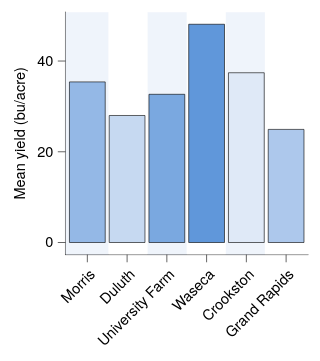

Source (Vega-Lite JSON):
### Vega-Lite specification from a JSON file in a GitHub repository (floating-point values rounded to 4 significant figures)
{"background": null, "config": {"arc": {"fill": "#DBDBDB", "fillOpacity": 1.0, "innerRadius": 25.0, "padAngle": 0.03, "stroke": "black", "strokeOpacity": 1, "strokeWidth": 0.25}, "area": {"fill": "#DBDBDB", "fillOpacity": 1.0, "stroke": "black", "strokeOpacity": 1, "strokeWidth": 0.25}, "axis": {"domain": true, "domainCap": "round", "domainColor": "black", "domainWidth": 0.25, "grid": false, "gridCap": "round", "gridColor": "#F1F1F1", "gridDash": [0, 0], "gridOpacity": 1.0, "gridWidth": 0.25, "labelColor": "black", "labelFont": "Helvetica Neue, HelveticaNeue, Helvetica, Arial, sans-serif", "labelFontSize": 6, "labelFontStyle": "normal", "labelFontWeight": 400, "offset": 0, "ticks": true, "tickCap": "round", "tickColor": "black", "tickRound": false, "tickSize": 3, "tickWidth": 0.25, "titleColor": "black", "titleFont": "Helvetica Neue, HelveticaNeue, Helvetica, Arial, sans-serif", "titleFontSize": 6, "titleFontStyle": "normal", "titleFontWeight": 400}, "axisX": {"domain": true, "labelAlign": "right", "labelAngle": 315, "labels": true, "ticks": true, "translate": 0}, "axisY": {"domain": true, "labelAlign": "right", "labelAngle": 0, "labels": true, "ticks": true, "translate": 0}, "axisRight": {"domain": true, "labelAlign": "left", "labelAngle": 0, "labels": true, "ticks": true, "translate": 0}, "axisTop": {"domain": true, "labelAlign": "left", "labelAngle": 45, "labels": true, "ticks": true, "translate": 0}, "axisBand": {"tickOffset": 0}, "bar": {"fill": "#DBDBDB", "fillOpacity": 1.0, "stroke": "black", "strokeOpacity": 1, "strokeWidth": 0.25}, "boxplot": {"size": 9.0, "ticks": {"cornerRadius": 0.25, "fill": "black", "opacity": 1, "size": 4.5, "thickness": 0.25}, "box": {"fillOpacity": 1.0, "stroke": "black", "strokeOpacity": 1, "strokeWidth": 0.25}, "median": {"cornerRadius": 0, "fill": "black", "fillOpacity": 1.0, "opacity": 1, "size": 9.0, "thickness": 0.25}, "rule": {"fill": "black", "fillOpacity": 1.0, "size": 10.0, "stroke": "black", "strokeDash": [0, 0], "strokeOpacity": 1, "strokeWidth": 0.25}, "outliers": {"color": "black", "fill": "black", "fillOpacity": 1.0, "size": 0, "stroke": "black", "strokeOpacity": 1, "strokeWidth": 0.25}}, "circle": {"fill": "black", "fillOpacity": 1.0, "size": 1.25, "stroke": null, "strokeOpacity": 1, "strokeWidth": 0.25}, "errorband": {"band": {"fillOpacity": 0.6, "stroke": null, "strokeWidth": 0.25, "strokeOpacity": 1}, "borders": {"opacity": 0, "strokeOpacity": 1, "strokeWidth": 0.25}}, "errorbar": {"opacity": 1, "rule": {"strokeDash": [0, 0], "strokeWidth": 0.25}, "ticks": {"color": "black", "cornerRadius": 0.125, "opacity": 1, "size": 6.0, "thickness": 0.25}, "thickness": 0.25}, "font": "Helvetica Neue, HelveticaNeue, Helvetica, Arial, sans-serif", "geoshape": {"fill": "#DBDBDB", "fillOpacity": 1.0, "stroke": "black", "strokeOpacity": 1, "strokeWidth": 0.25}, "header": {"labelColor": "black", "labelFont": "Helvetica Neue, HelveticaNeue, Helvetica, Arial, sans-serif", "labelFontSize": 6, "labelFontStyle": "normal", "labelFontWeight": 400, "titleColor": "black", "titleFont": "Helvetica Neue, HelveticaNeue, Helvetica, Arial, sans-serif", "titleFontSize": 6, "titleFontStyle": "normal", "titleFontWeight": 400, "titlePadding": 0}, "legend": {"disable": false, "offset": 4.5, "titlePadding": 4, "labelOffset": 2, "gradientLabelOffset": 2, "columnPadding": 4, "rowPadding": 2, "gradientLength": 50.0, "gradientThickness": 5.0, "gradientOpacity": 1.0, "gradientStrokeColor": "black", "gradientStrokeWidth": 0.25, "labelColor": "black", "labelFont": "Helvetica Neue, HelveticaNeue, Helvetica, Arial, sans-serif", "labelFontSize": 6, "labelFontStyle": "normal", "labelFontWeight": 400, "strokeColor": "black", "strokeWidth": 0, "symbolSize": 36, "symbolStrokeColor": "black", "symbolStrokeWidth": 0.25, "titleColor": "black", "titleFont": "Helvetica Neue, HelveticaNeue, Helvetica, Arial, sans-serif", "titleFontSize": 6, "titleFontStyle": "normal", "titleFontWeight": 400}, "line": {"color": "black", "stroke": "black", "strokeCap": "butt", "strokeDash": [0, 0], "strokeOpacity": 1, "strokeWidth": 0.5}, "point": {"filled": true, "fill": "#DBDBDB", "fillOpacity": 1.0, "size": 5.0, "stroke": "black", "strokeOpacity": 1, "strokeWidth": 0.25}, "range": {"category": ["#DFE9F7", "#C6D9F1", "#ADC8EC", "#94B8E6", "#7AA8E0", "#6097DA", "#4D87CA", "#4177B1", "#386898", "#2F597F", "#264A69", "#1D3A58"], "diverging": {"scheme": ["#DFE9F7", "#C6D9F1", "#ADC8EC", "#94B8E6", "#7AA8E0", "#6097DA", "#4D87CA", "#4177B1", "#386898", "#2F597F", "#264A69", "#1D3A58"]}, "heatmap": {"scheme": ["#DFE9F7", "#C6D9F1", "#ADC8EC", "#94B8E6", "#7AA8E0", "#6097DA", "#4D87CA", "#4177B1", "#386898", "#2F597F", "#264A69", "#1D3A58"]}, "ordinal": {"scheme": ["#DFE9F7", "#C6D9F1", "#ADC8EC", "#94B8E6", "#7AA8E0", "#6097DA", "#4D87CA", "#4177B1", "#386898", "#2F597F", "#264A69", "#1D3A58"]}, "ramp": {"scheme": ["#DFE9F7", "#C6D9F1", "#ADC8EC", "#94B8E6", "#7AA8E0", "#6097DA", "#4D87CA", "#4177B1", "#386898", "#2F597F", "#264A69", "#1D3A58"]}}, "rule": {"color": "black", "stroke": "black", "strokeCap": "round", "strokeDash": [2, 2], "strokeOpacity": 1, "strokeWidth": 0.25}, "scale": {"barBandPaddingInner": 0.1, "rectBandPaddingInner": 0, "tickBandPaddingInner": 0.1, "bandPaddingOuter": 0.1, "bandWithNestedOffsetPaddingInner": 0.2, "bandWithNestedOffsetPaddingOuter": 0.2, "offsetBandPaddingInner": 0, "offsetBandPaddingOuter": 0, "continuousPadding": 5.0, "round": false}, "rect": {"fill": "#DBDBDB", "fillOpacity": 1.0, "stroke": "black", "strokeOpacity": 1, "strokeWidth": 0.25}, "square": {"fill": "#DBDBDB", "fillOpacity": 1.0, "size": 10.0, "stroke": "black", "strokeOpacity": 1, "strokeWidth": 0.25}, "text": {"color": "black", "font": "Helvetica Neue, HelveticaNeue, Helvetica, Arial, sans-serif", "fontSize": 6, "fontStyle": "normal", "fontWeight": 400}, "tick": {"color": "black", "cornerRadius": 0.125, "opacity": 1.0, "size": 9.0, "thickness": 0.25}, "title": {"anchor": "middle", "frame": "group", "color": "black", "font": "Helvetica Neue, HelveticaNeue, Helvetica, Arial, sans-serif", "fontSize": 6, "fontStyle": "normal", "fontWeight": 400, "subtitleColor": "black", "subtitleFont": "Helvetica Neue, HelveticaNeue, Helvetica, Arial, sans-serif", "subtitleFontSize": 6, "subtitleFontStyle": "normal", "subtitleFontWeight": 400}, "trail": {"color": "black", "opacity": 1, "size": 0.5}, "view": {"continuousWidth": 100, "continuousHeight": 100, "discreteWidth": 100, "discreteHeight": 100, "fill": null, "stroke": null, "strokeWidth": 0.25}}, "layer": [{"data": {"name": "data-f649f9d1c293ec8042ca0358e3477a5a"}, "mark": {"type": "rect", "color": "#DFE9F7", "cornerRadius": 0, "opacity": 0.5, "stroke": null, "strokeOpacity": 0, "strokeWidth": 0}, "encoding": {"x": {"value": 0}, "x2": {"value": 17.74}}, "name": "__dsshade_11"}, {"data": {"name": "data-f649f9d1c293ec8042ca0358e3477a5a"}, "mark": {"type": "rect", "color": "white", "cornerRadius": 0, "opacity": 0.5, "stroke": null, "strokeOpacity": 0, "strokeWidth": 0}, "encoding": {"x": {"value": 17.74}, "x2": {"value": 33.87}}, "name": "__dsshade_12"}, {"data": {"name": "data-f649f9d1c293ec8042ca0358e3477a5a"}, "mark": {"type": "rect", "color": "#DFE9F7", "cornerRadius": 0, "opacity": 0.5, "stroke": null, "strokeOpacity": 0, "strokeWidth": 0}, "encoding": {"x": {"value": 33.87}, "x2": {"value": 50.0}}, "name": "__dsshade_13"}, {"data": {"name": "data-f649f9d1c293ec8042ca0358e3477a5a"}, "mark": {"type": "rect", "color": "white", "cornerRadius": 0, "opacity": 0.5, "stroke": null, "strokeOpacity": 0, "strokeWidth": 0}, "encoding": {"x": {"value": 50.0}, "x2": {"value": 66.13}}, "name": "__dsshade_14"}, {"data": {"name": "data-f649f9d1c293ec8042ca0358e3477a5a"}, "mark": {"type": "rect", "color": "#DFE9F7", "cornerRadius": 0, "opacity": 0.5, "stroke": null, "strokeOpacity": 0, "strokeWidth": 0}, "encoding": {"x": {"value": 66.13}, "x2": {"value": 82.26}}, "name": "__dsshade_15"}, {"data": {"name": "data-f649f9d1c293ec8042ca0358e3477a5a"}, "mark": {"type": "rect", "color": "white", "cornerRadius": 0, "opacity": 0.5, "stroke": null, "strokeOpacity": 0, "strokeWidth": 0}, "encoding": {"x": {"value": 82.26}, "x2": {"value": 100}}, "name": "__dsshade_16"}, {"data": {"name": "data-9cc0564cb5591205eeeca8d2429dd11b"}, "mark": {"type": "bar"}, "encoding": {"color": {"field": "site", "legend": null, "type": "nominal"}, "x": {"field": "site", "sort": ["Morris", "Duluth", "University Farm", "Waseca", "Crookston", "Grand Rapids"], "title": null, "type": "nominal"}, "y": {"aggregate": "mean", "field": "yield", "title": "Mean yield (bu/acre)", "type": "quantitative", "scale": {"nice": false}}}}], "$schema": "https://vega.github.io/schema/vega-lite/v6.4.1.json", "datasets": {"data-f649f9d1c293ec8042ca0358e3477a5a": [{"__dummy": 0, "__dysonsphere__": 1}], "data-9cc0564cb5591205eeeca8d2429dd11b": [{"yield": 27.0, "variety": "Manchuria", "year": 1931, "site": "University Farm"}, {"yield": 48.87, "variety": "Manchuria", "year": 1931, "site": "Waseca"}, {"yield": 27.43, "variety": "Manchuria", "year": 1931, "site": "Morris"}, {"yield": 39.93, "variety": "Manchuria", "year": 1931, "site": "Crookston"}, {"yield": 32.97, "variety": "Manchuria", "year": 1931, "site": "Grand Rapids"}, {"yield": 28.97, "variety": "Manchuria", "year": 1931, "site": "Duluth"}, {"yield": 43.07, "variety": "Glabron", "year": 1931, "site": "University Farm"}, {"yield": 55.2, "variety": "Glabron", "year": 1931, "site": "Waseca"}, {"yield": 28.77, "variety": "Glabron", "year": 1931, "site": "Morris"}, {"yield": 38.13, "variety": "Glabron", "year": 1931, "site": "Crookston"}, {"yield": 29.13, "variety": "Glabron", "year": 1931, "site": "Grand Rapids"}, {"yield": 29.67, "variety": "Glabron", "year": 1931, "site": "Duluth"}, {"yield": 35.13, "variety": "Svansota", "year": 1931, "site": "University Farm"}, {"yield": 47.33, "variety": "Svansota", "year": 1931, "site": "Waseca"}, {"yield": 25.77, "variety": "Svansota", "year": 1931, "site": "Morris"}, {"yield": 40.47, "variety": "Svansota", "year": 1931, "site": "Crookston"}, {"yield": 29.67, "variety": "Svansota", "year": 1931, "site": "Grand Rapids"}, {"yield": 25.7, "variety": "Svansota", "year": 1931, "site": "Duluth"}, {"yield": 39.9, "variety": "Velvet", "year": 1931, "site": "University Farm"}, {"yield": 50.23, "variety": "Velvet", "year": 1931, "site": "Waseca"}, {"yield": 26.13, "variety": "Velvet", "year": 1931, "site": "Morris"}, {"yield": 41.33, "variety": "Velvet", "year": 1931, "site": "Crookston"}, {"yield": 23.03, "variety": "Velvet", "year": 1931, "site": "Grand Rapids"}, {"yield": 26.3, "variety": "Velvet", "year": 1931, "site": "Duluth"}, {"yield": 36.57, "variety": "Trebi", "year": 1931, "site": "University Farm"}, {"yield": 63.83, "variety": "Trebi", "year": 1931, "site": "Waseca"}, {"yield": 43.77, "variety": "Trebi", "year": 1931, "site": "Morris"}, {"yield": 46.93, "variety": "Trebi", "year": 1931, "site": "Crookston"}, {"yield": 29.77, "variety": "Trebi", "year": 1931, "site": "Grand Rapids"}, {"yield": 33.93, "variety": "Trebi", "year": 1931, "site": "Duluth"}, {"yield": 43.27, "variety": "No. 457", "year": 1931, "site": "University Farm"}, {"yield": 58.1, "variety": "No. 457", "year": 1931, "site": "Waseca"}, {"yield": 28.7, "variety": "No. 457", "year": 1931, "site": "Morris"}, {"yield": 45.67, "variety": "No. 457", "year": 1931, "site": "Crookston"}, {"yield": 32.17, "variety": "No. 457", "year": 1931, "site": "Grand Rapids"}, {"yield": 33.6, "variety": "No. 457", "year": 1931, "site": "Duluth"}, {"yield": 36.6, "variety": "No. 462", "year": 1931, "site": "University Farm"}, {"yield": 65.77, "variety": "No. 462", "year": 1931, "site": "Waseca"}, {"yield": 30.37, "variety": "No. 462", "year": 1931, "site": "Morris"}, {"yield": 48.57, "variety": "No. 462", "year": 1931, "site": "Crookston"}, {"yield": 24.93, "variety": "No. 462", "year": 1931, "site": "Grand Rapids"}, {"yield": 28.1, "variety": "No. 462", "year": 1931, "site": "Duluth"}, {"yield": 32.77, "variety": "Peatland", "year": 1931, "site": "University Farm"}, {"yield": 48.57, "variety": "Peatland", "year": 1931, "site": "Waseca"}, {"yield": 29.87, "variety": "Peatland", "year": 1931, "site": "Morris"}, {"yield": 41.6, "variety": "Peatland", "year": 1931, "site": "Crookston"}, {"yield": 34.7, "variety": "Peatland", "year": 1931, "site": "Grand Rapids"}, {"yield": 32.0, "variety": "Peatland", "year": 1931, "site": "Duluth"}, {"yield": 24.67, "variety": "No. 475", "year": 1931, "site": "University Farm"}, {"yield": 46.77, "variety": "No. 475", "year": 1931, "site": "Waseca"}, {"yield": 22.6, "variety": "No. 475", "year": 1931, "site": "Morris"}, {"yield": 44.1, "variety": "No. 475", "year": 1931, "site": "Crookston"}, {"yield": 19.7, "variety": "No. 475", "year": 1931, "site": "Grand Rapids"}, {"yield": 33.07, "variety": "No. 475", "year": 1931, "site": "Duluth"}, {"yield": 39.3, "variety": "Wisconsin No. 38", "year": 1931, "site": "University Farm"}, {"yield": 58.8, "variety": "Wisconsin No. 38", "year": 1931, "site": "Waseca"}, {"yield": 29.47, "variety": "Wisconsin No. 38", "year": 1931, "site": "Morris"}, {"yield": 49.87, "variety": "Wisconsin No. 38", "year": 1931, "site": "Crookston"}, {"yield": 34.47, "variety": "Wisconsin No. 38", "year": 1931, "site": "Grand Rapids"}, {"yield": 31.6, "variety": "Wisconsin No. 38", "year": 1931, "site": "Duluth"}, {"yield": 26.9, "variety": "Manchuria", "year": 1932, "site": "University Farm"}, {"yield": 33.47, "variety": "Manchuria", "year": 1932, "site": "Waseca"}, {"yield": 34.37, "variety": "Manchuria", "year": 1932, "site": "Morris"}, {"yield": 32.97, "variety": "Manchuria", "year": 1932, "site": "Crookston"}, {"yield": 22.13, "variety": "Manchuria", "year": 1932, "site": "Grand Rapids"}, {"yield": 22.57, "variety": "Manchuria", "year": 1932, "site": "Duluth"}, {"yield": 36.8, "variety": "Glabron", "year": 1932, "site": "University Farm"}, {"yield": 37.73, "variety": "Glabron", "year": 1932, "site": "Waseca"}, {"yield": 35.13, "variety": "Glabron", "year": 1932, "site": "Morris"}, {"yield": 26.17, "variety": "Glabron", "year": 1932, "site": "Crookston"}, {"yield": 14.43, "variety": "Glabron", "year": 1932, "site": "Grand Rapids"}, {"yield": 25.87, "variety": "Glabron", "year": 1932, "site": "Duluth"}, {"yield": 27.43, "variety": "Svansota", "year": 1932, "site": "University Farm"}, {"yield": 38.5, "variety": "Svansota", "year": 1932, "site": "Waseca"}, {"yield": 35.03, "variety": "Svansota", "year": 1932, "site": "Morris"}, {"yield": 20.63, "variety": "Svansota", "year": 1932, "site": "Crookston"}, {"yield": 16.63, "variety": "Svansota", "year": 1932, "site": "Grand Rapids"}, {"yield": 22.23, "variety": "Svansota", "year": 1932, "site": "Duluth"}, {"yield": 26.8, "variety": "Velvet", "year": 1932, "site": "University Farm"}, {"yield": 37.4, "variety": "Velvet", "year": 1932, "site": "Waseca"}, {"yield": 38.83, "variety": "Velvet", "year": 1932, "site": "Morris"}, {"yield": 32.07, "variety": "Velvet", "year": 1932, "site": "Crookston"}, {"yield": 32.23, "variety": "Velvet", "year": 1932, "site": "Grand Rapids"}, {"yield": 22.47, "variety": "Velvet", "year": 1932, "site": "Duluth"}, {"yield": 29.07, "variety": "Trebi", "year": 1932, "site": "University Farm"}, {"yield": 49.23, "variety": "Trebi", "year": 1932, "site": "Waseca"}, {"yield": 46.63, "variety": "Trebi", "year": 1932, "site": "Morris"}, {"yield": 41.83, "variety": "Trebi", "year": 1932, "site": "Crookston"}, {"yield": 20.63, "variety": "Trebi", "year": 1932, "site": "Grand Rapids"}, {"yield": 30.6, "variety": "Trebi", "year": 1932, "site": "Duluth"}, {"yield": 26.43, "variety": "No. 457", "year": 1932, "site": "University Farm"}, {"yield": 42.2, "variety": "No. 457", "year": 1932, "site": "Waseca"}, {"yield": 43.53, "variety": "No. 457", "year": 1932, "site": "Morris"}, {"yield": 34.33, "variety": "No. 457", "year": 1932, "site": "Crookston"}, {"yield": 19.47, "variety": "No. 457", "year": 1932, "site": "Grand Rapids"}, {"yield": 22.7, "variety": "No. 457", "year": 1932, "site": "Duluth"}, {"yield": 25.57, "variety": "No. 462", "year": 1932, "site": "University Farm"}, {"yield": 44.7, "variety": "No. 462", "year": 1932, "site": "Waseca"}, {"yield": 47.0, "variety": "No. 462", "year": 1932, "site": "Morris"}, {"yield": 30.53, "variety": "No. 462", "year": 1932, "site": "Crookston"}, {"yield": 19.9, "variety": "No. 462", "year": 1932, "site": "Grand Rapids"}, {"yield": 22.5, "variety": "No. 462", "year": 1932, "site": "Duluth"}, {"yield": 28.07, "variety": "Peatland", "year": 1932, "site": "University Farm"}, {"yield": 36.03, "variety": "Peatland", "year": 1932, "site": "Waseca"}, {"yield": 43.2, "variety": "Peatland", "year": 1932, "site": "Morris"}, {"yield": 25.23, "variety": "Peatland", "year": 1932, "site": "Crookston"}, {"yield": 26.77, "variety": "Peatland", "year": 1932, "site": "Grand Rapids"}, {"yield": 31.37, "variety": "Peatland", "year": 1932, "site": "Duluth"}, {"yield": 30.0, "variety": "No. 475", "year": 1932, "site": "University Farm"}, {"yield": 41.27, "variety": "No. 475", "year": 1932, "site": "Waseca"}, {"yield": 44.23, "variety": "No. 475", "year": 1932, "site": "Morris"}, {"yield": 32.13, "variety": "No. 475", "year": 1932, "site": "Crookston"}, {"yield": 15.23, "variety": "No. 475", "year": 1932, "site": "Grand Rapids"}, {"yield": 27.37, "variety": "No. 475", "year": 1932, "site": "Duluth"}, {"yield": 38.0, "variety": "Wisconsin No. 38", "year": 1932, "site": "University Farm"}, {"yield": 58.17, "variety": "Wisconsin No. 38", "year": 1932, "site": "Waseca"}, {"yield": 47.17, "variety": "Wisconsin No. 38", "year": 1932, "site": "Morris"}, {"yield": 35.9, "variety": "Wisconsin No. 38", "year": 1932, "site": "Crookston"}, {"yield": 20.67, "variety": "Wisconsin No. 38", "year": 1932, "site": "Grand Rapids"}, {"yield": 29.33, "variety": "Wisconsin No. 38", "year": 1932, "site": "Duluth"}]}}
